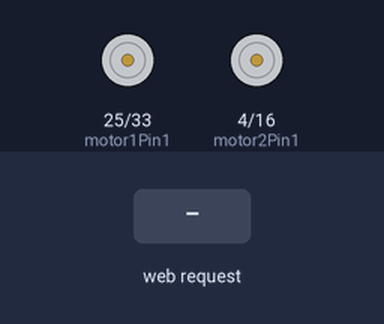
The sketch below on a simulated ESP32. Shown: motor-driver pin pairs drawn as motors (green arrow = first pin HIGH = forward, orange = second pin HIGH = backward, longer = more drive, scaled by the enable pin). Inputs (shaded band) come from the test bench. WiFi joins after 1.5 s; servers stay silent unless stated; what the sketch prints to the serial monitor is not drawn.

Above: at 4.2 s.
4.3 s: HTTP request GET /forward received
At 5.4 s:
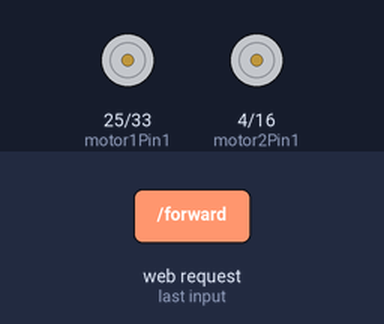
6.5 s: HTTP request GET /left received
At 8.2 s:
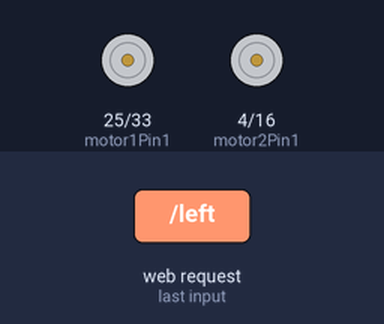
8.7 s: HTTP request GET /recall received
At 11.1 s:
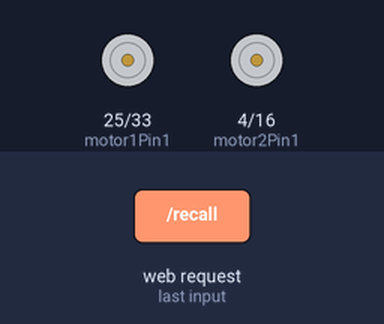
Timing chart, 0 to 12.6 s (numbered marks = the images above; inputs shaded):
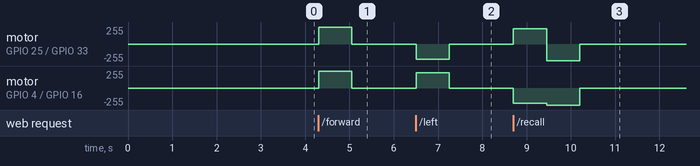

The sketch:

codeArrayFDP.ino
```cpp
#include <WiFi.h>
#include <ESPAsyncWebServer.h>
#include <EEPROM.h>

// Motor pins
// Motor A connections
#define motor1PWM 26
#define motor1Pin1 25
#define motor1Pin2 33

// Motor B connections
#define motor2PWM 17
#define motor2Pin1 4
#define motor2Pin2 16

// WiFi settings
const char *ssid = "realme 7";
const char *password = "itsme123";

AsyncWebServer server(80);

// Stack for path memorization
char pathArray[10];
int pathIndex = 0;

void setup()
{
  Serial.begin(115200);
  delay(1000);

  pinMode(motor1Pin1, OUTPUT);
  pinMode(motor1Pin2, OUTPUT);
  pinMode(motor2Pin1, OUTPUT);
  pinMode(motor2Pin2, OUTPUT);
  pinMode(motor1PWM, OUTPUT);
  pinMode(motor2PWM, OUTPUT);

  digitalWrite(motor1Pin1, LOW);
  digitalWrite(motor1Pin2, LOW);
  digitalWrite(motor2Pin1, LOW);
  digitalWrite(motor2Pin2, LOW);

  // Connect to WiFi
  WiFi.mode(WIFI_STA);
  WiFi.begin(ssid, password);

  while (WiFi.status() != WL_CONNECTED)
  {
    delay(1000);
    Serial.println("Connecting to WiFi...");
  }

  Serial.println("Connected to WiFi");
  Serial.print("IP address: ");
  Serial.println(WiFi.localIP());

  // Setup web server
  server.on("/", handleRoot);
  server.on("/forward", handleForward);
  server.on("/backward", handleBackward);
  server.on("/left", handleLeft);
  server.on("/right", handleRight);
  server.on("/stop", handleStop);
  // server.on("/memorize", handleMemorize);
  server.on("/recall", handleRecall);

  server.begin();


}

void loop()
{
}

void handleRoot(AsyncWebServerRequest *request)
{
  String htmlPage = "<html><head>";
  htmlPage += "<link rel='stylesheet' href='https://maxcdn.bootstrapcdn.com/bootstrap/3.3.7/css/bootstrap.min.css'>";
  htmlPage += "<link rel='stylesheet' href='https://cdnjs.cloudflare.com/ajax/libs/font-awesome/6.0.0-beta3/css/all.min.css'>";
  htmlPage += "</head><body>";
  htmlPage += "<div class='container'>";
  htmlPage += "<h1 class='text-center'>ESP32 Path Memorizing Robot</h1>";
  htmlPage += "<h3 class='text-center'>Available Commands:</h3>";
  htmlPage += "<ul class='list-unstyled text-center'>";
  htmlPage += "<li><a href='/forward'><i class='fas fa-arrow-up fa-5x'></i></a></li>";
  htmlPage += "<li><a href='/backward'><i class='fas fa-arrow-down fa-5x'></i></a></li>";
  htmlPage += "<li><a href='/left'><i class='fas fa-arrow-left fa-5x'></i></a></li>";
  htmlPage += "<li><a href='/right'><i class='fas fa-arrow-right fa-5x'></i></a></li>";
  htmlPage += "<li><a href='/stop'><i class='fas fa-stop-circle fa-5x'></i></a></li>";
  // htmlPage += "<li><a href='/memorize'><i class='fas fa-file-archive fa-5x'></i></a></li>";
  htmlPage += "<li><a href='/recall'><i class='fas fa-history fa-5x'></i></a></li>";
  htmlPage += "</ul>";
  htmlPage += "</div>";
  htmlPage += "</body></html>";

  request->send(200, "text/html", htmlPage);
}

void handleForward(AsyncWebServerRequest *request)
{
  moveForward();
  request->send(200, "text/plain", "Moving forward");
}

void handleBackward(AsyncWebServerRequest *request)
{
  moveBackward();
  request->send(200, "text/plain", "Moving backward");
}

void handleLeft(AsyncWebServerRequest *request)
{
  turnLeft();
  request->send(200, "text/plain", "Turning left");
}

void handleRight(AsyncWebServerRequest *request)
{
  turnRight();
  request->send(200, "text/plain", "Turning right");
}

void handleStop(AsyncWebServerRequest *request)
{
  stopRobot();
  request->send(200, "text/plain", "Stopping");
}

// void handleMemorize(AsyncWebServerRequest *request)
// {
//   memorizePath();
//   request->send(200, "text/plain", "Path memorized");
// }

void handleRecall(AsyncWebServerRequest *request)
{
  recallPath();
  request->send(200, "text/plain", "Path recalled");
}

void moveForward()
{
  // Code to move the robot forward
  digitalWrite(motor1Pin1, HIGH); // Set motor 1 pin 1 to HIGH
  digitalWrite(motor1Pin2, LOW);  // Set motor 1 pin 2 to LOW
  digitalWrite(motor2Pin1, HIGH); // Set motor 2 pin 1 to HIGH
  digitalWrite(motor2Pin2, LOW);  // Set motor 2 pin 2 to LOW

  // Adjust PWM for speed control
  analogWrite(motor1PWM, 253); // Set motor 1 PWM to maximum speed
  analogWrite(motor2PWM, 255); // Set motor 2 PWM to maximum speed
  delay(750);
  stopRobot();

  // Memorize the movement
  pathArray[pathIndex] = 'F';
  pathIndex++;
}

void moveForward2()
{
  // Code to move the robot forward
  digitalWrite(motor1Pin1, HIGH); // Set motor 1 pin 1 to HIGH
  digitalWrite(motor1Pin2, LOW);  // Set motor 1 pin 2 to LOW
  digitalWrite(motor2Pin1, HIGH); // Set motor 2 pin 1 to HIGH
  digitalWrite(motor2Pin2, LOW);  // Set motor 2 pin 2 to LOW

  // Adjust PWM for speed control
  analogWrite(motor1PWM, 253); // Set motor 1 PWM to maximum speed
  analogWrite(motor2PWM, 255); // Set motor 2 PWM to maximum speed
  delay(750);
  stopRobot();
}
void moveBackward()
{
  // Code to move the robot backward
  digitalWrite(motor1Pin1, LOW);  // Set motor 1 pin 1 to LOW
  digitalWrite(motor1Pin2, HIGH); // Set motor 1 pin 2 to HIGH
  // digitalWrite(motor2Pin1, LOW);  // Set motor 2 pin 1 to LOW
  digitalWrite(motor2Pin2, HIGH); // Set motor 2 pin 2 to HIGH

  // Adjust PWM for speed control
  analogWrite(motor1PWM, 253); // Set motor 1 PWM to maximum speed
  analogWrite(motor2PWM, 255); // Set motor 2 PWM to maximum speed
  delay(750);
  stopRobot();
  // Memorize the movement
  pathArray[pathIndex] = 'B';
  pathIndex++;
}
void moveBackward2()
{
  // Code to move the robot backward
  digitalWrite(motor1Pin1, LOW);  // Set motor 1 pin 1 to LOW
  digitalWrite(motor1Pin2, HIGH); // Set motor 1 pin 2 to HIGH
  // digitalWrite(motor2Pin1, LOW);  // Set motor 2 pin 1 to LOW
  digitalWrite(motor2Pin2, HIGH); // Set motor 2 pin 2 to HIGH

  // Adjust PWM for speed control
  analogWrite(motor1PWM, 253); // Set motor 1 PWM to maximum speed
  analogWrite(motor2PWM, 255); // Set motor 2 PWM to maximum speed
  delay(750);
  stopRobot();}

void turnLeft()
{
  // Code to turn the robot left
  digitalWrite(motor1Pin1, LOW); // Set motor 1 pin 1 to HIGH
  digitalWrite(motor1Pin2, HIGH);  // Set motor 1 pin 2 to LOW
  digitalWrite(motor2Pin1, HIGH);  // Set motor 2 pin 1 to LOW
  digitalWrite(motor2Pin2, LOW); // Set motor 2 pin 2 to HIGH

  // Adjust PWM for speed control
  analogWrite(motor1PWM, 230); // Example: moderate speed
  analogWrite(motor2PWM, 230); // Example: moderate speed
  delay(750);
  stopRobot();
  // Memorize the movement
  pathArray[pathIndex] = 'L';
  pathIndex++;
}
void turnLeft2()
{
  // Code to turn the robot left
  digitalWrite(motor1Pin1, LOW); // Set motor 1 pin 1 to HIGH
  digitalWrite(motor1Pin2, HIGH);  // Set motor 1 pin 2 to LOW
  digitalWrite(motor2Pin1, HIGH);  // Set motor 2 pin 1 to LOW
  digitalWrite(motor2Pin2, LOW); // Set motor 2 pin 2 to HIGH

  // Adjust PWM for speed control
  analogWrite(motor1PWM, 230); // Example: moderate speed
  analogWrite(motor2PWM, 230); // Example: moderate speed
  delay(750);
  stopRobot();
  // Memorize the movement
}
void turnRight()
{
  // Code to turn the robot right
  digitalWrite(motor1Pin1, HIGH);  // Set motor 1 pin 1 to LOW
  digitalWrite(motor1Pin2, LOW); // Set motor 1 pin 2 to HIGH
  digitalWrite(motor2Pin1, LOW); // Set motor 2 pin 1 to HIGH
  digitalWrite(motor2Pin2, HIGH); // Set motor 2 pin 2 to LOW

  // Adjust PWM for speed control
  analogWrite(motor1PWM, 230); // Example: moderate speed
  analogWrite(motor2PWM, 230); // Example: moderate speed
  delay(750);
  stopRobot();
  // Memorize the movement
  pathArray[pathIndex] = 'R';
  pathIndex++;
}
void turnRight2()
{
  // Code to turn the robot right
  digitalWrite(motor1Pin1, HIGH);  // Set motor 1 pin 1 to LOW
  digitalWrite(motor1Pin2, LOW); // Set motor 1 pin 2 to HIGH
  digitalWrite(motor2Pin1, LOW); // Set motor 2 pin 1 to HIGH
  digitalWrite(motor2Pin2, HIGH); // Set motor 2 pin 2 to LOW

  // Adjust PWM for speed control
  analogWrite(motor1PWM, 230); // Example: moderate speed
  analogWrite(motor2PWM, 230); // Example: moderate speed
  delay(750);
  stopRobot();
}
void stopRobot()
{
  // Code to stop the robot
  digitalWrite(motor1Pin1, LOW);  // Set motor 1 pin 1 to LOW
  digitalWrite(motor1Pin2, LOW);  // Set motor 1 pin 2 to LOW
  digitalWrite(motor2Pin1, LOW);  // Set motor 2 pin 1 to LOW
  digitalWrite(motor2Pin2, LOW);  // Set motor 2 pin 2 to LOW

  // pathArray[pathIndex] = 'S';
  // pathIndex++;
}

const int MAX_PATH_SIZE = 50; // Maximum size of the path

// void memorizePath()
// {
//   // Code to memorize the current path
//   // Store the pathArray in non-volatile memory if needed

//   // Calculate the size of the pathArray
//   int pathSize = pathIndex;

//   // Store the pathSize at the beginning of the EEPROM
//   EEPROM.put(0, pathSize);

//   // Iterate over the pathArray and store each element in the EEPROM
//   for (int i = 0; i < pathSize; i++)
//   {
//     EEPROM.put(i + 1, pathArray[i]);
//   }

//   // Commit the changes to the EEPROM
//   EEPROM.commit();
// }

void recallPath()
{

  int i=10;
  Serial.println(pathArray);
  while(i>=0)
  {
    char movement = pathArray[i];

    if (movement == 'B')
    {
      moveForward2();
      Serial.println(pathArray[i]);
      // delay(1500);
    }
    else if (movement == 'F')
    {
      moveBackward2();
      Serial.println(pathArray[i]);
      // delay(1500);
    }
    if (movement == 'R')
    {
      turnLeft2();
      Serial.println(pathArray[i]);
      // delay(2000);
    }
    if (movement == 'L')
    {
      turnRight2();
      Serial.println(pathArray[i]);
      // delay(2000);
    }
    if (movement== 'S')
    {
      stopRobot();

    }
    else
    {
      stopRobot();
      Serial.println(pathArray[i]);
    }
    i--;
  }
}
```

Measured:
- after the input at 4.3 s, motor on GPIO 25 (motor1Pin1) / GPIO 33 (motor1Pin2): stopped → forward 253/255 at once, → stopped 0.75 s later; motor on GPIO 4 (motor2Pin1) / GPIO 16 (motor2Pin2): stopped → forward 255/255 at once, → stopped 0.75 s later
- after the input at 6.5 s, motor on GPIO 25 (motor1Pin1) / GPIO 33 (motor1Pin2): stopped → backward 230/255 at once, → stopped 0.75 s later; motor on GPIO 4 (motor2Pin1) / GPIO 16 (motor2Pin2): stopped → forward 230/255 at once, → stopped 0.75 s later
- after the input at 8.7 s, motor on GPIO 25 (motor1Pin1) / GPIO 33 (motor1Pin2): stopped → forward 230/255 at once, → backward 253/255 0.75 s later, → stopped 0.75 s later; motor on GPIO 4 (motor2Pin1) / GPIO 16 (motor2Pin2): stopped → backward 230/255 at once, → backward 255/255 0.75 s later, → stopped 0.75 s later
